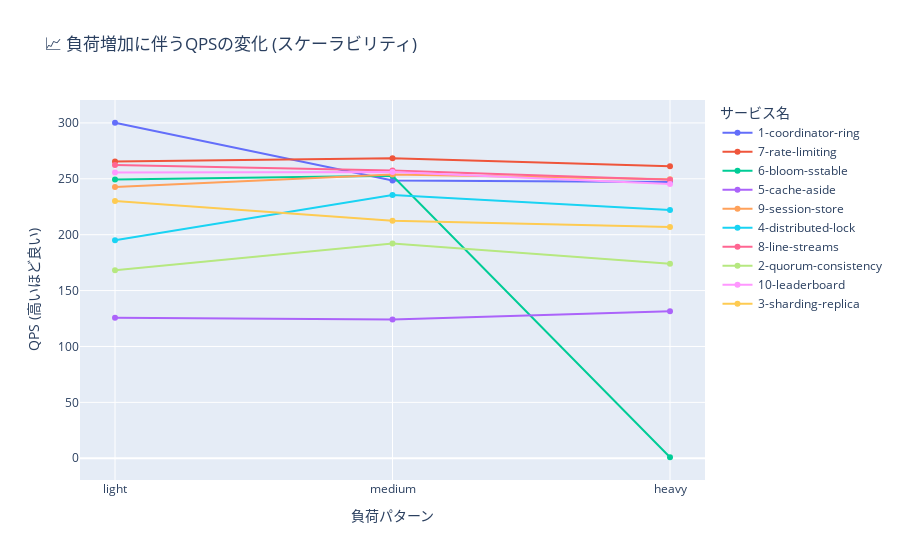

Notebook source saved alongside this figure:
### Markdown cell above
## 4. スケーラビリティ分析

### Code cell
if df_results is not None:
    fig = px.line(
        df_results.sort_values('pattern_name'),
        x='pattern_name',
        y='qps',
        color='service_name',
        markers=True,
        title='📈 負荷増加に伴うQPSの変化 (スケーラビリティ)',
        labels={'pattern_name': '負荷パターン', 'qps': 'QPS', 'service_name': 'サービス名'}
    )
    fig.update_layout(xaxis_title="負荷パターン", yaxis_title="QPS (高いほど良い)")
    fig.show()
else:
    print("データがありません。")

### Figure 1 — Plotly figure (JSON) as saved in the notebook; plotly's stock layout.template omitted (floating-point values rounded to 4 significant figures)
{"data": [{"hovertemplate": "サービス名=1-coordinator-ring<br>負荷パターン=%{x}<br>QPS=%{y}<extra></extra>", "legendgroup": "1-coordinator-ring", "line": {"color": "#636efa", "dash": "solid"}, "marker": {"symbol": "circle"}, "mode": "lines+markers", "name": "1-coordinator-ring", "orientation": "v", "showlegend": true, "type": "scatter", "x": ["light", "medium", "heavy"], "xaxis": "x", "y": [300.2, 248.5, 247.0], "yaxis": "y"}, {"hovertemplate": "サービス名=7-rate-limiting<br>負荷パターン=%{x}<br>QPS=%{y}<extra></extra>", "legendgroup": "7-rate-limiting", "line": {"color": "#EF553B", "dash": "solid"}, "marker": {"symbol": "circle"}, "mode": "lines+markers", "name": "7-rate-limiting", "orientation": "v", "showlegend": true, "type": "scatter", "x": ["light", "medium", "heavy"], "xaxis": "x", "y": [265.6, 268.4, 261.2], "yaxis": "y"}, {"hovertemplate": "サービス名=6-bloom-sstable<br>負荷パターン=%{x}<br>QPS=%{y}<extra></extra>", "legendgroup": "6-bloom-sstable", "line": {"color": "#00cc96", "dash": "solid"}, "marker": {"symbol": "circle"}, "mode": "lines+markers", "name": "6-bloom-sstable", "orientation": "v", "showlegend": true, "type": "scatter", "x": ["light", "medium", "heavy"], "xaxis": "x", "y": [249.5, 252.7, 0.8916], "yaxis": "y"}, {"hovertemplate": "サービス名=5-cache-aside<br>負荷パターン=%{x}<br>QPS=%{y}<extra></extra>", "legendgroup": "5-cache-aside", "line": {"color": "#ab63fa", "dash": "solid"}, "marker": {"symbol": "circle"}, "mode": "lines+markers", "name": "5-cache-aside", "orientation": "v", "showlegend": true, "type": "scatter", "x": ["light", "medium", "heavy"], "xaxis": "x", "y": [125.6, 124.2, 131.5], "yaxis": "y"}, {"hovertemplate": "サービス名=9-session-store<br>負荷パターン=%{x}<br>QPS=%{y}<extra></extra>", "legendgroup": "9-session-store", "line": {"color": "#FFA15A", "dash": "solid"}, "marker": {"symbol": "circle"}, "mode": "lines+markers", "name": "9-session-store", "orientation": "v", "showlegend": true, "type": "scatter", "x": ["light", "medium", "heavy"], "xaxis": "x", "y": [242.6, 253.8, 249.6], "yaxis": "y"}, {"hovertemplate": "サービス名=4-distributed-lock<br>負荷パターン=%{x}<br>QPS=%{y}<extra></extra>", "legendgroup": "4-distributed-lock", "line": {"color": "#19d3f3", "dash": "solid"}, "marker": {"symbol": "circle"}, "mode": "lines+markers", "name": "4-distributed-lock", "orientation": "v", "showlegend": true, "type": "scatter", "x": ["light", "medium", "heavy"], "xaxis": "x", "y": [195.0, 235.6, 222.1], "yaxis": "y"}, {"hovertemplate": "サービス名=8-line-streams<br>負荷パターン=%{x}<br>QPS=%{y}<extra></extra>", "legendgroup": "8-line-streams", "line": {"color": "#FF6692", "dash": "solid"}, "marker": {"symbol": "circle"}, "mode": "lines+markers", "name": "8-line-streams", "orientation": "v", "showlegend": true, "type": "scatter", "x": ["light", "medium", "heavy"], "xaxis": "x", "y": [262.4, 257.4, 249.1], "yaxis": "y"}, {"hovertemplate": "サービス名=2-quorum-consistency<br>負荷パターン=%{x}<br>QPS=%{y}<extra></extra>", "legendgroup": "2-quorum-consistency", "line": {"color": "#B6E880", "dash": "solid"}, "marker": {"symbol": "circle"}, "mode": "lines+markers", "name": "2-quorum-consistency", "orientation": "v", "showlegend": true, "type": "scatter", "x": ["light", "medium", "heavy"], "xaxis": "x", "y": [168.3, 192.2, 174.0], "yaxis": "y"}, {"hovertemplate": "サービス名=10-leaderboard<br>負荷パターン=%{x}<br>QPS=%{y}<extra></extra>", "legendgroup": "10-leaderboard", "line": {"color": "#FF97FF", "dash": "solid"}, "marker": {"symbol": "circle"}, "mode": "lines+markers", "name": "10-leaderboard", "orientation": "v", "showlegend": true, "type": "scatter", "x": ["light", "medium", "heavy"], "xaxis": "x", "y": [255.6, 256.1, 245.3], "yaxis": "y"}, {"hovertemplate": "サービス名=3-sharding-replica<br>負荷パターン=%{x}<br>QPS=%{y}<extra></extra>", "legendgroup": "3-sharding-replica", "line": {"color": "#FECB52", "dash": "solid"}, "marker": {"symbol": "circle"}, "mode": "lines+markers", "name": "3-sharding-replica", "orientation": "v", "showlegend": true, "type": "scatter", "x": ["light", "medium", "heavy"], "xaxis": "x", "y": [230.2, 212.5, 206.9], "yaxis": "y"}], "layout": {"legend": {"title": {"text": "サービス名"}, "tracegroupgap": 0}, "title": {"text": "📈 負荷増加に伴うQPSの変化 (スケーラビリティ)"}, "xaxis": {"anchor": "y", "domain": [0, 1], "title": {"text": "負荷パターン"}}, "yaxis": {"anchor": "x", "domain": [0, 1], "title": {"text": "QPS (高いほど良い)"}}}}
